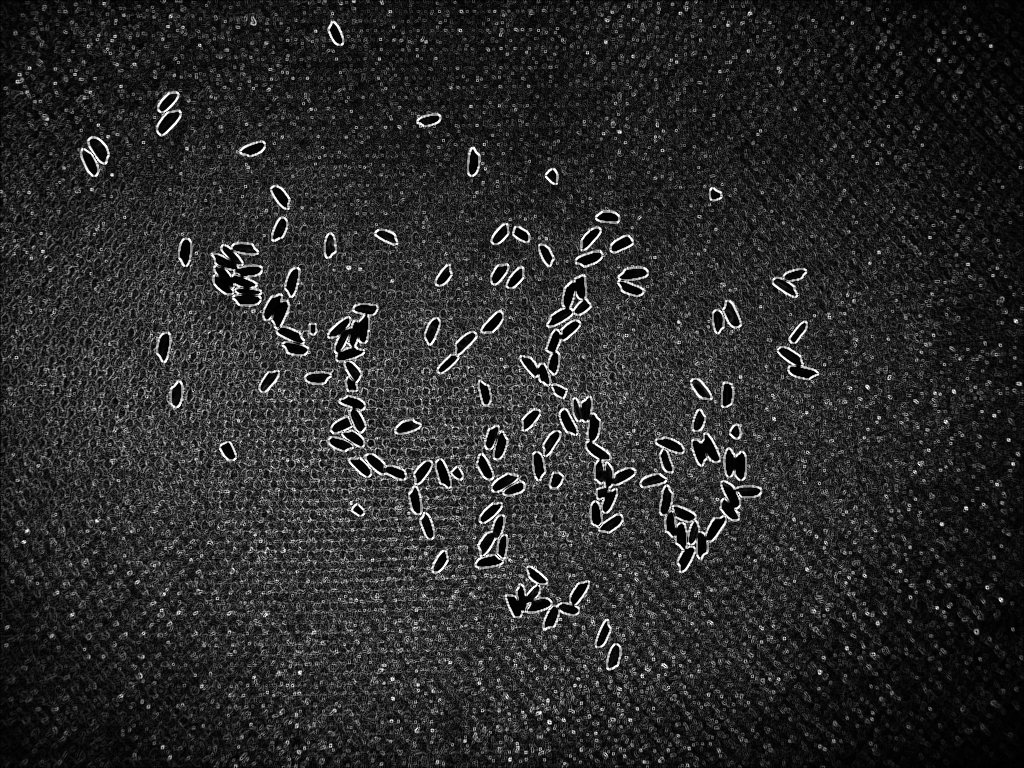
#> input picture sobel+BiFilter.png, 1024 x 768 px, given in place of 205.bmp, which was not available
$ python hight_noise_detect.py   (older library calls are emulated)
#> lines starting #> are read from the running program, lines starting #| are printed output that depends on the picture; after the words box and inside, x2 and y2 are one past the last pixel; in counts of white or black regions, pixels touching at a corner belong together; pictures that were not available may be replaced by others from this repository, and a replacement may not be noted
#> further down, image is the input picture: shape (768, 1024); min 0, max 255, mean 42.4
from math import floor
import cv2
import sys
import numpy as np


# Universidade Tecnológica Federal do Paraná
#===============================================================================
# Alunos Erick H. Dircksen e André L. Gomes

path = '205.bmp'

def noNoise2(img):
 img_out = img.copy()
 kernel = np.ones((3,3),np.uint8)
 ddepth = cv2.CV_16S
 scale = 1
 delta = 0
 mediumPixel = np.average(img)
#> mediumPixel = 42.42


 img_out = cv2.bilateralFilter(img_out, 37,15, 5)

 grad_x = cv2.Sobel(img_out, ddepth, 1, 0, ksize=3, scale=scale, delta=delta, borderType=cv2.BORDER_DEFAULT)
 grad_y = cv2.Sobel(img_out, ddepth, 0, 1, ksize=3, scale=scale, delta=delta, borderType=cv2.BORDER_DEFAULT)
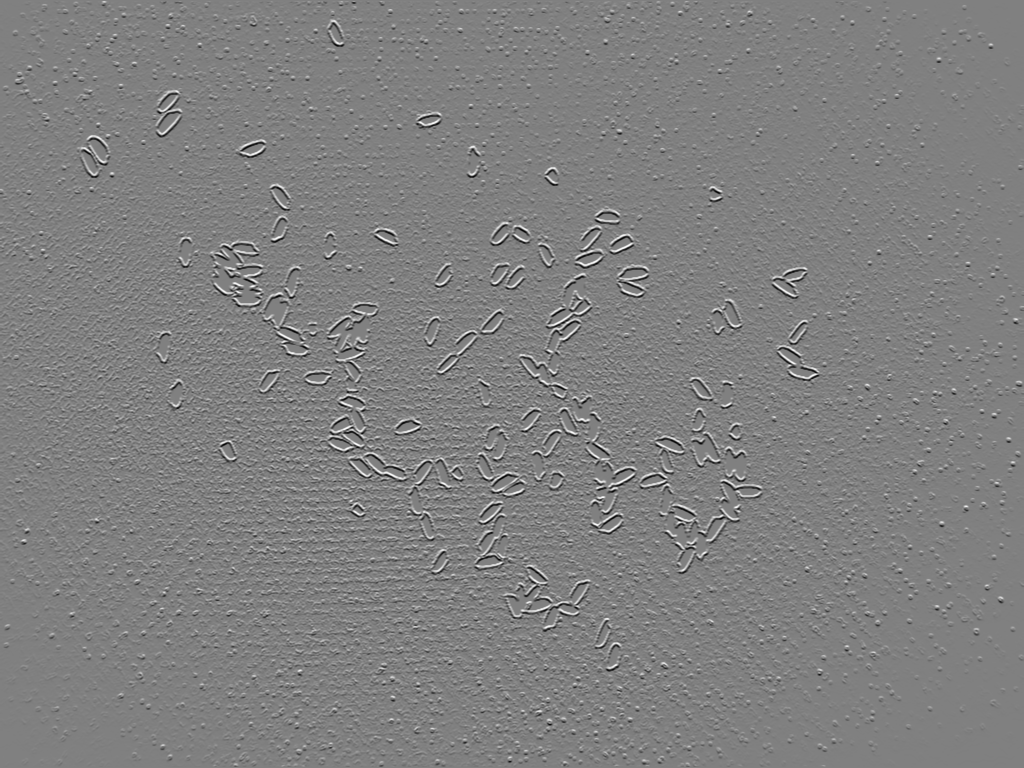
#> grad_y: shape (768, 1024) int16; min -975, max 963, mean 0; drawn with min black and max white
 abs_grad_x = cv2.convertScaleAbs(grad_x)
 abs_grad_y = cv2.convertScaleAbs(grad_y)
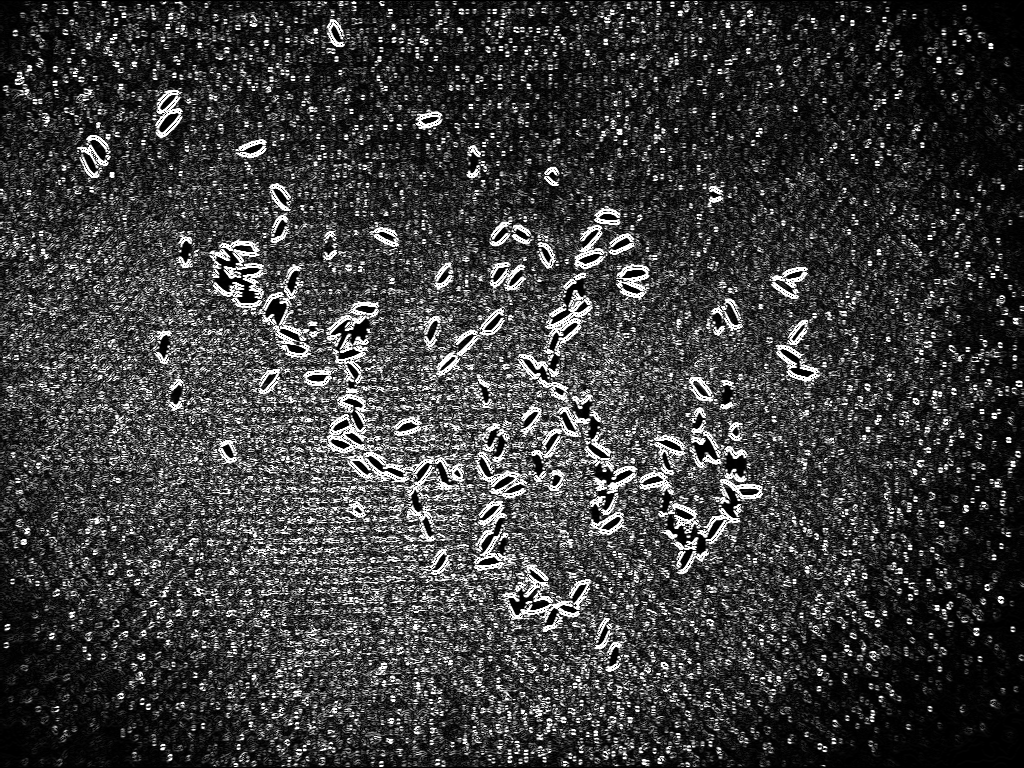
#> abs_grad_y: shape (768, 1024); min 0, max 255, mean 60.5
 img_out = cv2.addWeighted(abs_grad_x, 0.5, abs_grad_y, 0.5, 0)
 #cv2.imwrite ('01 - pós SOBEL.png',img_out)

 (a,img_out) = cv2.threshold(img,mediumPixel/2,mediumPixel*2,cv2.THRESH_OTSU)
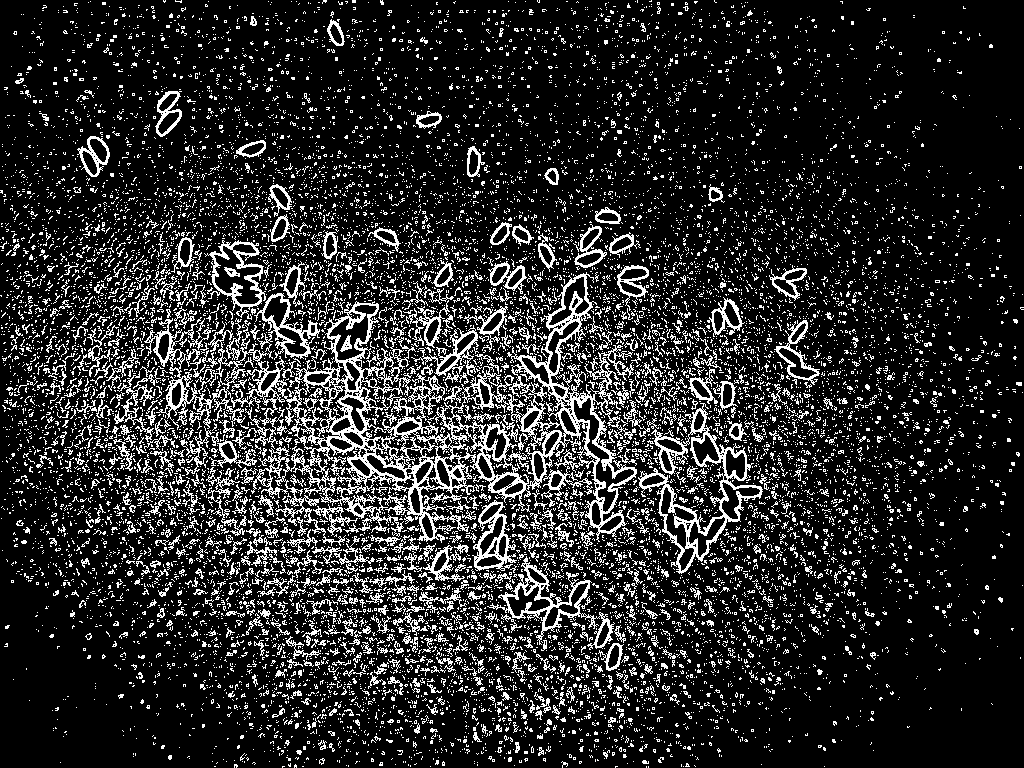
#> img_out: shape (768, 1024); values 0 (black) and 85 (white), 15.9% white in thin lines or dots
#> a = 72

 #img_out = cv2.adaptiveThreshold(img_out,255,cv2.ADAPTIVE_THRESH_MEAN_C, cv2.THRESH_BINARY,9,14)

 (a,img_out) = cv2.threshold(img_out,0,255,cv2.THRESH_BINARY)
#> img_out: shape (768, 1024); 15.9% white in thin lines or dots

 img_out  = cv2.morphologyEx(img_out,cv2.MORPH_OPEN,kernel,iterations=1)
#> img_out: shape (768, 1024); 3.1% white; 1337 white regions (1023 under 20 px), largest, box (x1, y1, x2, y2) and area: (546, 306, 575, 335) 199, (477, 525, 494, 560) 143, (528, 356, 555, 378) 133
 #cv2.imwrite ('02 -processedImage.png', img_out)
 return img_out

def contaContorno(img,cont):
 height = img.shape[1]
 width = img.shape[0]
 contours = 0

 for y in range(height):
  for x in range(width):
   b,g,r = (img[x,y])
   if g > 254:
        contours += 1

 return floor(contours/cont)


image = cv2.imread(path, 0)
if image is None:
        print ('Erro abrindo a imagem.\n')
        sys.exit ()

deNoised = noNoise2(image)

canny = cv2.Canny(deNoised,30, 160,1,L2gradient=True,apertureSize=7)
#> canny: shape (768, 1024); 3% white in thin lines or dots

dilated = cv2.dilate(canny, (2,2), iterations = 2)
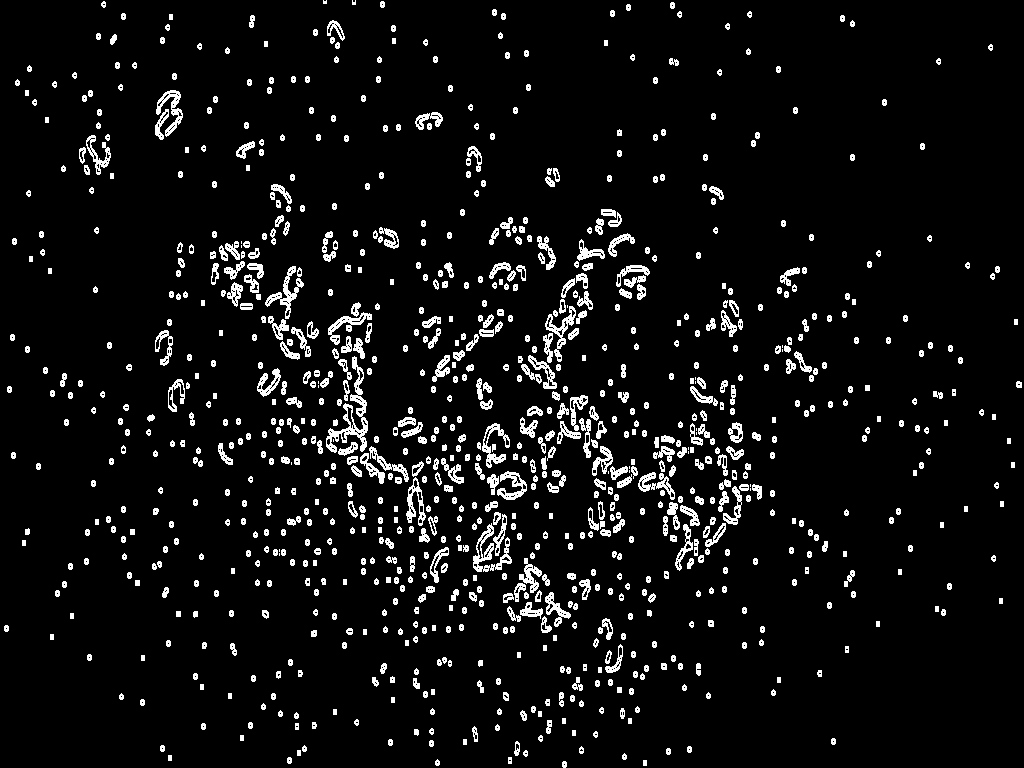
#> dilated: shape (768, 1024); 6.2% white in thin lines or dots

(cnt, hierarchy) = cv2.findContours(dilated, cv2.RETR_EXTERNAL, cv2.CHAIN_APPROX_NONE)
#> cnt = 985 contours, 287 with area under 20; largest, box (x1, y1, x2, y2) and area: (326, 356, 368, 453) 973, (473, 523, 512, 572) 586, (265, 266, 304, 319) 444, (545, 306, 576, 362) 424, (156, 90, 183, 137) 410
rgb = cv2.cvtColor(image, cv2.COLOR_BGR2RGB)

cv2.drawContours(rgb, cnt, -1, (0,255,0), 1)
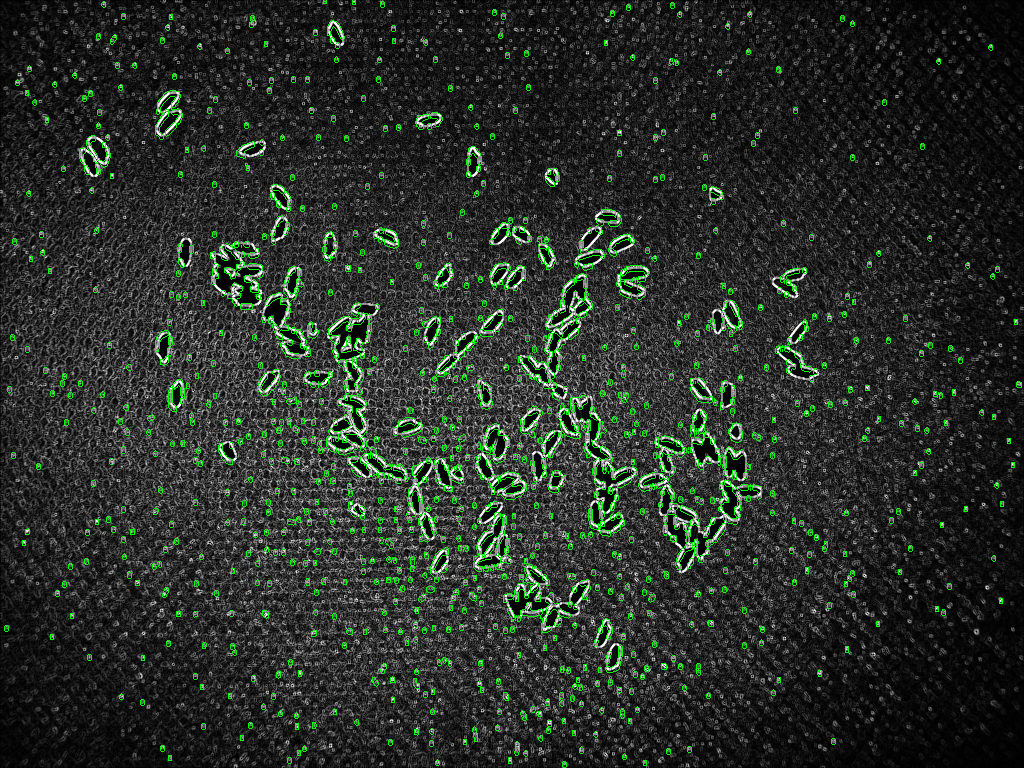
#> rgb: shape (768, 1024, 3); 3.07% of pixels changed, all inside (x1, y1, x2, y2) = (4, 0, 1022, 768)

rices = contaContorno(rgb,len(cnt))
#> after the loop in contaContorno, `for y in range(height):`: contours = 27950
#> rices = 28

print("Maybe there is",rices,"rices in",len(cnt),"blobs")
#| Maybe there is 28 rices in 985 blobs

cv2.imwrite ('02 - edgesDetectec.png', rgb)

print()
